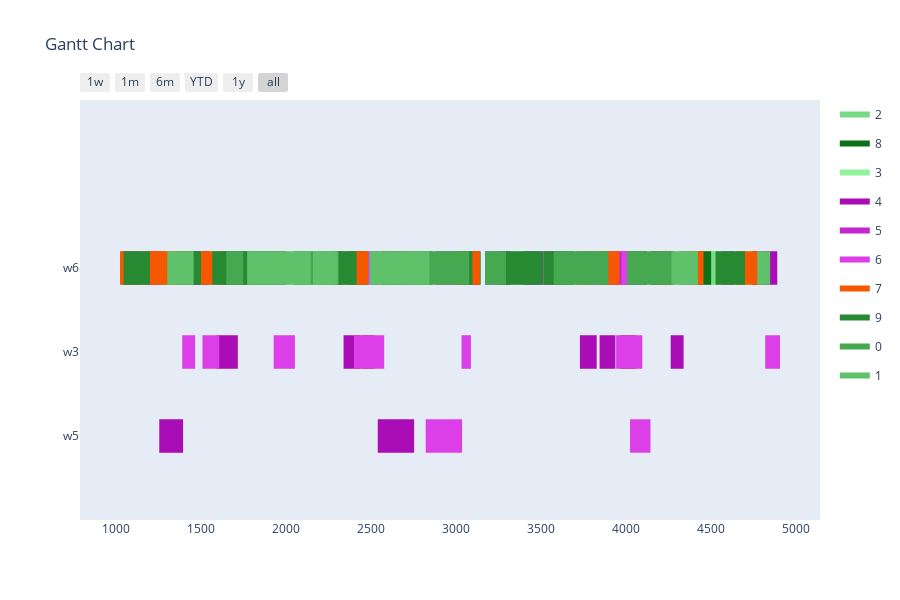

Notebook code cell kept with this figure:
### Markdown cell above
Makespan Evaluation

### Code cell
max_generations = 100
population_size = 10
offspring_amount = 20

optimizer = BaseGA(env)
optimizer.set_minimize()
optimizer.configure('makespan', 'twopointcrossover', 'roulettewheel', 'randomize')
last_time_slot = 5000
# set all delivery dates to last time slot
for order in orders:
    order[1] = last_time_slot
result, best_fitness_history, average_fitness_history, best_generation_history, feasible_gen = optimizer.optimize(orders, max_generations, earliest_time_slot, last_time_slot, population_size, offspring_amount, verbose=True)
workstation_assignments = reformat_result(result, orders, env)
visualize(workstation_assignments, best_fitness_history, average_fitness_history, best_generation_history, feasible_gen)

### Figure 1 — Plotly figure (JSON) as saved in the notebook; plotly's stock layout.template omitted (floating-point values rounded to 4 significant figures)
{"data": [{"fill": "toself", "fillcolor": "rgb(120, 219, 132)", "hoverinfo": "name", "legendgroup": "rgb(120, 219, 132)", "mode": "none", "name": "2", "type": "scatter", "x": [1538, 1778, 1778, 1538, 1538, 4424, 4547, 4547, 4424, 4424, 1887, 1975, 1975, 1887, 1887, 4742, 4847, 4847, 4742, 4742, 773, 886, 886, 773, 773, 212, 325, 325, 212, 212, 1587, 1692, 1692, 1587, 1587, 3223, 3403, 3403, 3223, 3223, 2051, 2166, 2166, 2051, 2051, 3526, 3618, 3618, 3526, 3526, 1810, 1930, 1930, 1810, 1810, 3713, 3905, 3905, 3713, 3713, 1698, 1908, 1908, 1698, 1698, 3604, 3709, 3709, 3604, 3604, 2366, 2576, 2576, 2366, 2366, 4543, 4631, 4631, 4543, 4543, 3342, 3455, 3455, 3342, 3342, 3507, 3657, 3657, 3507, 3507, 1474, 1594, 1594, 1474, 1474, 803, 918, 918, 803, 803, 3194, 3339, 3339, 3194, 3194, 2383, 2506, 2506, 2383, 2383, 871, 1081, 1081, 871], "y": [1.8, 1.8, 2.2, 2.2, null, 1.8, 1.8, 2.2, 2.2, null, 1.8, 1.8, 2.2, 2.2, null, 1.8, 1.8, 2.2, 2.2, null, 1.8, 1.8, 2.2, 2.2, null, 1.8, 1.8, 2.2, 2.2, null, 1.8, 1.8, 2.2, 2.2, null, 1.8, 1.8, 2.2, 2.2, null, 1.8, 1.8, 2.2, 2.2, null, 1.8, 1.8, 2.2, 2.2, null, 1.8, 1.8, 2.2, 2.2, null, 1.8, 1.8, 2.2, 2.2, null, 1.8, 1.8, 2.2, 2.2, null, 1.8, 1.8, 2.2, 2.2, null, 1.8, 1.8, 2.2, 2.2, null, 1.8, 1.8, 2.2, 2.2, null, 1.8, 1.8, 2.2, 2.2, null, 1.8, 1.8, 2.2, 2.2, null, 1.8, 1.8, 2.2, 2.2, null, 1.8, 1.8, 2.2, 2.2, null, 1.8, 1.8, 2.2, 2.2, null, 1.8, 1.8, 2.2, 2.2, null, 1.8, 1.8, 2.2, 2.2]}, {"fill": "toself", "fillcolor": "rgb(14, 113, 26)", "hoverinfo": "name", "legendgroup": "rgb(14, 113, 26)", "mode": "none", "name": "8", "type": "scatter", "x": [4012, 4122, 4122, 4012, 4012, 1281, 1345, 1345, 1281, 1281, 4031, 4086, 4086, 4031, 4031, 2288, 2411, 2411, 2288, 2288, 4356, 4500, 4500, 4356, 4356, 4151, 4276, 4276, 4151, 4151, 157, 204, 204, 157, 157, 1301, 1377, 1377, 1301, 1301, 2687, 2752, 2752, 2687, 2687, 2561, 2616, 2616, 2561, 2561, 434, 510, 510, 434, 434, 3057, 3144, 3144, 3057, 3057, 1617, 1682, 1682, 1617, 1617, 2359, 2484, 2484, 2359, 2359, 4757, 4833, 4833, 4757, 4757, 2674, 2818, 2818, 2674, 2674, 3988, 4111, 4111, 3988, 3988, 1318, 1383, 1383, 1318], "y": [1.8, 1.8, 2.2, 2.2, null, 1.8, 1.8, 2.2, 2.2, null, 1.8, 1.8, 2.2, 2.2, null, 1.8, 1.8, 2.2, 2.2, null, 1.8, 1.8, 2.2, 2.2, null, 1.8, 1.8, 2.2, 2.2, null, 1.8, 1.8, 2.2, 2.2, null, 1.8, 1.8, 2.2, 2.2, null, 1.8, 1.8, 2.2, 2.2, null, 1.8, 1.8, 2.2, 2.2, null, 1.8, 1.8, 2.2, 2.2, null, 1.8, 1.8, 2.2, 2.2, null, 1.8, 1.8, 2.2, 2.2, null, 1.8, 1.8, 2.2, 2.2, null, 1.8, 1.8, 2.2, 2.2, null, 1.8, 1.8, 2.2, 2.2, null, 1.8, 1.8, 2.2, 2.2, null, 1.8, 1.8, 2.2, 2.2]}, {"fill": "toself", "fillcolor": "rgb(145, 244, 157)", "hoverinfo": "name", "legendgroup": "rgb(145, 244, 157)", "mode": "none", "name": "3", "type": "scatter", "x": [3475, 3665, 3665, 3475, 3475, 216, 339, 339, 216, 216, 1288, 1388, 1388, 1288, 1288, 518, 678, 678, 518, 518, 1764, 1884, 1884, 1764, 1764, 1211, 1321, 1321, 1211, 1211, 1110, 1225, 1225, 1110, 1110, 2200, 2390, 2390, 2200, 2200, 624, 747, 747, 624, 624, 1448, 1601, 1601, 1448, 1448, 531, 593, 593, 531, 531, 3350, 3470, 3470, 3350, 3350, 384, 499, 499, 384, 384, 98, 228, 228, 98, 98, 562, 658, 658, 562, 562, 4242, 4432, 4432, 4242, 4242, 2913, 3098, 3098, 2913, 2913, 2611, 2711, 2711, 2611, 2611, 3824, 3977, 3977, 3824, 3824, 1045, 1160, 1160, 1045, 1045, 1780, 1903, 1903, 1780, 1780, 4688, 4788, 4788, 4688, 4688, 743, 843, 843, 743], "y": [1.8, 1.8, 2.2, 2.2, null, 1.8, 1.8, 2.2, 2.2, null, 1.8, 1.8, 2.2, 2.2, null, 1.8, 1.8, 2.2, 2.2, null, 1.8, 1.8, 2.2, 2.2, null, 1.8, 1.8, 2.2, 2.2, null, 1.8, 1.8, 2.2, 2.2, null, 1.8, 1.8, 2.2, 2.2, null, 1.8, 1.8, 2.2, 2.2, null, 1.8, 1.8, 2.2, 2.2, null, 1.8, 1.8, 2.2, 2.2, null, 1.8, 1.8, 2.2, 2.2, null, 1.8, 1.8, 2.2, 2.2, null, 1.8, 1.8, 2.2, 2.2, null, 1.8, 1.8, 2.2, 2.2, null, 1.8, 1.8, 2.2, 2.2, null, 1.8, 1.8, 2.2, 2.2, null, 1.8, 1.8, 2.2, 2.2, null, 1.8, 1.8, 2.2, 2.2, null, 1.8, 1.8, 2.2, 2.2, null, 1.8, 1.8, 2.2, 2.2, null, 1.8, 1.8, 2.2, 2.2, null, 1.8, 1.8, 2.2, 2.2]}, {"fill": "toself", "fillcolor": "rgb(170, 13, 182)", "hoverinfo": "name", "legendgroup": "rgb(170, 13, 182)", "mode": "none", "name": "4", "type": "scatter", "x": [1037, 1130, 1130, 1037, 1037, 1834, 1939, 1939, 1834, 1834, 3400, 3495, 3495, 3400, 3400, 4739, 4889, 4889, 4739, 4739, 1452, 1545, 1545, 1452, 1452, 775, 868, 868, 775, 775, 1647, 1742, 1742, 1647, 1647, 3466, 3616, 3616, 3466, 3466, 795, 861, 861, 795, 795, 2442, 2518, 2518, 2442, 2442, 3882, 3937, 3937, 3882, 3882, 3844, 3920, 3920, 3844, 3844, 126, 225, 225, 126, 126, 4262, 4338, 4338, 4262, 4262, 542, 692, 692, 542, 542, 3728, 3827, 3827, 3728, 3728, 2338, 2435, 2435, 2338, 2338, 1591, 1716, 1716, 1591, 1591, 3963, 4060, 4060, 3963, 3963, 2539, 2753, 2753, 2539, 2539, 1254, 1394, 1394, 1254], "y": [1.8, 1.8, 2.2, 2.2, null, 1.8, 1.8, 2.2, 2.2, null, 1.8, 1.8, 2.2, 2.2, null, 1.8, 1.8, 2.2, 2.2, null, 1.8, 1.8, 2.2, 2.2, null, 1.8, 1.8, 2.2, 2.2, null, 1.8, 1.8, 2.2, 2.2, null, 1.8, 1.8, 2.2, 2.2, null, 0.8, 0.8, 1.2, 1.2, null, 0.8, 0.8, 1.2, 1.2, null, 0.8, 0.8, 1.2, 1.2, null, 0.8, 0.8, 1.2, 1.2, null, 0.8, 0.8, 1.2, 1.2, null, 0.8, 0.8, 1.2, 1.2, null, 0.8, 0.8, 1.2, 1.2, null, 0.8, 0.8, 1.2, 1.2, null, 0.8, 0.8, 1.2, 1.2, null, 0.8, 0.8, 1.2, 1.2, null, 0.8, 0.8, 1.2, 1.2, null, -0.2, -0.2, 0.2, 0.2, null, -0.2, -0.2, 0.2, 0.2]}, {"fill": "toself", "fillcolor": "rgb(195, 38, 207)", "hoverinfo": "name", "legendgroup": "rgb(195, 38, 207)", "mode": "none", "name": "5", "type": "scatter", "x": [1221, 1276, 1276, 1221, 1221, 3869, 3992, 3992, 3869, 3869, 1343, 1465, 1465, 1343, 1343, 588, 711, 711, 588, 588, 2613, 2758, 2758, 2613, 2613, 4333, 4418, 4418, 4333, 4333, 219, 344, 344, 219, 219, 1180, 1257, 1257, 1180, 1180, 4141, 4285, 4285, 4141, 4141, 778, 900, 900, 778, 778, 2280, 2327, 2327, 2280, 2280, 2664, 2789, 2789, 2664, 2664, 4314, 4439, 4439, 4314, 4314, 98, 154, 154, 98, 98, 3029, 3115, 3115, 3029, 3029, 3769, 3913, 3913, 3769, 3769, 2881, 3025, 3025, 2881, 2881, 3174, 3319, 3319, 3174], "y": [1.8, 1.8, 2.2, 2.2, null, 1.8, 1.8, 2.2, 2.2, null, 1.8, 1.8, 2.2, 2.2, null, 1.8, 1.8, 2.2, 2.2, null, 1.8, 1.8, 2.2, 2.2, null, 1.8, 1.8, 2.2, 2.2, null, 1.8, 1.8, 2.2, 2.2, null, 1.8, 1.8, 2.2, 2.2, null, 1.8, 1.8, 2.2, 2.2, null, 1.8, 1.8, 2.2, 2.2, null, 1.8, 1.8, 2.2, 2.2, null, 1.8, 1.8, 2.2, 2.2, null, 1.8, 1.8, 2.2, 2.2, null, 1.8, 1.8, 2.2, 2.2, null, 1.8, 1.8, 2.2, 2.2, null, 1.8, 1.8, 2.2, 2.2, null, 1.8, 1.8, 2.2, 2.2, null, 1.8, 1.8, 2.2, 2.2]}, {"fill": "toself", "fillcolor": "rgb(220, 63, 232)", "hoverinfo": "name", "legendgroup": "rgb(220, 63, 232)", "mode": "none", "name": "6", "type": "scatter", "x": [240, 335, 335, 240, 240, 2957, 3041, 3041, 2957, 2957, 3972, 4038, 4038, 3972, 3972, 2454, 2549, 2549, 2454, 2454, 4568, 4634, 4634, 4568, 4568, 3479, 3629, 3629, 3479, 3479, 498, 603, 603, 498, 498, 3032, 3087, 3087, 3032, 3032, 3970, 4095, 4095, 3970, 3970, 1389, 1465, 1465, 1389, 1389, 3941, 3996, 3996, 3941, 3941, 4818, 4905, 4905, 4818, 4818, 1508, 1607, 1607, 1508, 1508, 621, 718, 718, 621, 621, 1927, 2052, 2052, 1927, 1927, 2399, 2577, 2577, 2399, 2399, 610, 707, 707, 610, 610, 689, 829, 829, 689, 689, 722, 842, 842, 722, 722, 2821, 3035, 3035, 2821, 2821, 4023, 4143, 4143, 4023], "y": [1.8, 1.8, 2.2, 2.2, null, 1.8, 1.8, 2.2, 2.2, null, 1.8, 1.8, 2.2, 2.2, null, 1.8, 1.8, 2.2, 2.2, null, 1.8, 1.8, 2.2, 2.2, null, 1.8, 1.8, 2.2, 2.2, null, 1.8, 1.8, 2.2, 2.2, null, 0.8, 0.8, 1.2, 1.2, null, 0.8, 0.8, 1.2, 1.2, null, 0.8, 0.8, 1.2, 1.2, null, 0.8, 0.8, 1.2, 1.2, null, 0.8, 0.8, 1.2, 1.2, null, 0.8, 0.8, 1.2, 1.2, null, 0.8, 0.8, 1.2, 1.2, null, 0.8, 0.8, 1.2, 1.2, null, 0.8, 0.8, 1.2, 1.2, null, 0.8, 0.8, 1.2, 1.2, null, -0.2, -0.2, 0.2, 0.2, null, -0.2, -0.2, 0.2, 0.2, null, -0.2, -0.2, 0.2, 0.2, null, -0.2, -0.2, 0.2, 0.2]}, {"fill": "toself", "fillcolor": "rgb(245, 88, 1)", "hoverinfo": "name", "legendgroup": "rgb(245, 88, 1)", "mode": "none", "name": "7", "type": "scatter", "x": [4368, 4455, 4455, 4368, 4368, 901, 1023, 1023, 901, 901, 745, 867, 867, 745, 745, 2760, 2837, 2837, 2760, 2760, 2359, 2482, 2482, 2359, 2359, 652, 699, 699, 652, 652, 4719, 4805, 4805, 4719, 4719, 3839, 3961, 3961, 3839, 3839, 1411, 1497, 1497, 1411, 1411, 4691, 4747, 4747, 4691, 4691, 4185, 4250, 4250, 4185, 4185, 2260, 2337, 2337, 2260, 2260, 529, 616, 616, 529, 529, 3706, 3782, 3782, 3706, 3706, 4745, 4810, 4810, 4745, 4745, 1806, 1853, 1853, 1806, 1806, 3015, 3140, 3140, 3015, 3015, 4642, 4707, 4707, 4642], "y": [1.8, 1.8, 2.2, 2.2, null, 1.8, 1.8, 2.2, 2.2, null, 1.8, 1.8, 2.2, 2.2, null, 1.8, 1.8, 2.2, 2.2, null, 1.8, 1.8, 2.2, 2.2, null, 1.8, 1.8, 2.2, 2.2, null, 1.8, 1.8, 2.2, 2.2, null, 1.8, 1.8, 2.2, 2.2, null, 1.8, 1.8, 2.2, 2.2, null, 1.8, 1.8, 2.2, 2.2, null, 1.8, 1.8, 2.2, 2.2, null, 1.8, 1.8, 2.2, 2.2, null, 1.8, 1.8, 2.2, 2.2, null, 1.8, 1.8, 2.2, 2.2, null, 1.8, 1.8, 2.2, 2.2, null, 1.8, 1.8, 2.2, 2.2, null, 1.8, 1.8, 2.2, 2.2, null, 1.8, 1.8, 2.2, 2.2]}, {"fill": "toself", "fillcolor": "rgb(39, 138, 51)", "hoverinfo": "name", "legendgroup": "rgb(39, 138, 51)", "mode": "none", "name": "9", "type": "scatter", "x": [1199, 1363, 1363, 1199, 1199, 785, 850, 850, 785, 785, 3009, 3096, 3096, 3009, 3009, 1363, 1499, 1499, 1363, 1363, 3350, 3514, 3514, 3350, 3350, 2771, 2858, 2858, 2771, 2771, 2279, 2415, 2415, 2279, 2279, 3517, 3690, 3690, 3517, 3517, 902, 1044, 1044, 902, 902, 1352, 1488, 1488, 1352, 1352, 4526, 4699, 4699, 4526, 4526, 2613, 2679, 2679, 2613, 2613, 1352, 1566, 1566, 1352, 1352, 3251, 3476, 3476, 3251, 3251, 186, 251, 251, 186], "y": [1.8, 1.8, 2.2, 2.2, null, 1.8, 1.8, 2.2, 2.2, null, 1.8, 1.8, 2.2, 2.2, null, 1.8, 1.8, 2.2, 2.2, null, 1.8, 1.8, 2.2, 2.2, null, 1.8, 1.8, 2.2, 2.2, null, 1.8, 1.8, 2.2, 2.2, null, 1.8, 1.8, 2.2, 2.2, null, 1.8, 1.8, 2.2, 2.2, null, 1.8, 1.8, 2.2, 2.2, null, 1.8, 1.8, 2.2, 2.2, null, 1.8, 1.8, 2.2, 2.2, null, 1.8, 1.8, 2.2, 2.2, null, 1.8, 1.8, 2.2, 2.2, null, 1.8, 1.8, 2.2, 2.2]}, {"fill": "toself", "fillcolor": "rgb(70, 169, 82)", "hoverinfo": "name", "legendgroup": "rgb(70, 169, 82)", "mode": "none", "name": "0", "type": "scatter", "x": [2964, 3077, 3077, 2964, 2964, 4090, 4190, 4190, 4090, 4090, 2218, 2310, 2310, 2218, 2218, 663, 873, 873, 663, 663, 2873, 3006, 3006, 2873, 2873, 2792, 2907, 2907, 2792, 2792, 1648, 1748, 1748, 1648, 1648, 523, 643, 643, 523, 523, 697, 810, 810, 697, 697, 525, 617, 617, 525, 525, 3574, 3674, 3674, 3574, 3574, 2046, 2216, 2216, 2046, 2046, 2713, 2923, 2923, 2713, 2713, 227, 467, 467, 227, 227, 3712, 3842, 3842, 3712, 3712, 3705, 3825, 3825, 3705, 3705, 4162, 4282, 4282, 4162, 4162, 3627, 3807, 3807, 3627, 3627, 4050, 4195, 4195, 4050, 4050, 3170, 3293, 3293, 3170, 3170, 4005, 4185, 4185, 4005, 4005, 4125, 4255, 4255, 4125, 4125, 3775, 3895, 3895, 3775], "y": [1.8, 1.8, 2.2, 2.2, null, 1.8, 1.8, 2.2, 2.2, null, 1.8, 1.8, 2.2, 2.2, null, 1.8, 1.8, 2.2, 2.2, null, 1.8, 1.8, 2.2, 2.2, null, 1.8, 1.8, 2.2, 2.2, null, 1.8, 1.8, 2.2, 2.2, null, 1.8, 1.8, 2.2, 2.2, null, 1.8, 1.8, 2.2, 2.2, null, 1.8, 1.8, 2.2, 2.2, null, 1.8, 1.8, 2.2, 2.2, null, 1.8, 1.8, 2.2, 2.2, null, 1.8, 1.8, 2.2, 2.2, null, 1.8, 1.8, 2.2, 2.2, null, 1.8, 1.8, 2.2, 2.2, null, 1.8, 1.8, 2.2, 2.2, null, 1.8, 1.8, 2.2, 2.2, null, 1.8, 1.8, 2.2, 2.2, null, 1.8, 1.8, 2.2, 2.2, null, 1.8, 1.8, 2.2, 2.2, null, 1.8, 1.8, 2.2, 2.2, null, 1.8, 1.8, 2.2, 2.2, null, 1.8, 1.8, 2.2, 2.2]}, {"fill": "toself", "fillcolor": "rgb(95, 194, 107)", "hoverinfo": "name", "legendgroup": "rgb(95, 194, 107)", "mode": "none", "name": "1", "type": "scatter", "x": [215, 291, 291, 215, 215, 1977, 2141, 2141, 1977, 1977, 2068, 2144, 2144, 2068, 2068, 1301, 1456, 1456, 1301, 1301, 254, 468, 468, 254, 254, 4267, 4422, 4422, 4267, 4267, 2158, 2303, 2303, 2158, 2158, 285, 361, 361, 285, 285, 165, 338, 338, 165, 165, 659, 746, 746, 659, 659, 2490, 2740, 2740, 2490, 2490, 1771, 1935, 1935, 1771, 1771, 2670, 2843, 2843, 2670, 2670, 1923, 1999, 1999, 1923, 1923, 4771, 4847, 4847, 4771], "y": [1.8, 1.8, 2.2, 2.2, null, 1.8, 1.8, 2.2, 2.2, null, 1.8, 1.8, 2.2, 2.2, null, 1.8, 1.8, 2.2, 2.2, null, 1.8, 1.8, 2.2, 2.2, null, 1.8, 1.8, 2.2, 2.2, null, 1.8, 1.8, 2.2, 2.2, null, 1.8, 1.8, 2.2, 2.2, null, 1.8, 1.8, 2.2, 2.2, null, 1.8, 1.8, 2.2, 2.2, null, 1.8, 1.8, 2.2, 2.2, null, 1.8, 1.8, 2.2, 2.2, null, 1.8, 1.8, 2.2, 2.2, null, 1.8, 1.8, 2.2, 2.2, null, 1.8, 1.8, 2.2, 2.2]}, {"legendgroup": "rgb(120, 219, 132)", "marker": {"color": "rgb(120, 219, 132)", "opacity": 0, "size": 1}, "mode": "markers", "name": "", "showlegend": false, "text": [null, null, null, null, null, null, null, null, null, null, null, null, null, null, null, null, null, null, null, null, null, null, null, null, null, null, null, null, null, null, null, null, null, null, null, null, null, null, null, null, null, null, null, null, null, null], "type": "scatter", "x": [1538, 1778, 4424, 4547, 1887, 1975, 4742, 4847, 773, 886, 212, 325, 1587, 1692, 3223, 3403, 2051, 2166, 3526, 3618, 1810, 1930, 3713, 3905, 1698, 1908, 3604, 3709, 2366, 2576, 4543, 4631, 3342, 3455, 3507, 3657, 1474, 1594, 803, 918, 3194, 3339, 2383, 2506, 871, 1081], "y": [2, 2, 2, 2, 2, 2, 2, 2, 2, 2, 2, 2, 2, 2, 2, 2, 2, 2, 2, 2, 2, 2, 2, 2, 2, 2, 2, 2, 2, 2, 2, 2, 2, 2, 2, 2, 2, 2, 2, 2, 2, 2, 2, 2, 2, 2]}, {"legendgroup": "rgb(14, 113, 26)", "marker": {"color": "rgb(14, 113, 26)", "opacity": 0, "size": 1}, "mode": "markers", "name": "", "showlegend": false, "text": [null, null, null, null, null, null, null, null, null, null, null, null, null, null, null, null, null, null, null, null, null, null, null, null, null, null, null, null, null, null, null, null, null, null, null, null], "type": "scatter", "x": [4012, 4122, 1281, 1345, 4031, 4086, 2288, 2411, 4356, 4500, 4151, 4276, 157, 204, 1301, 1377, 2687, 2752, 2561, 2616, 434, 510, 3057, 3144, 1617, 1682, 2359, 2484, 4757, 4833, 2674, 2818, 3988, 4111, 1318, 1383], "y": [2, 2, 2, 2, 2, 2, 2, 2, 2, 2, 2, 2, 2, 2, 2, 2, 2, 2, 2, 2, 2, 2, 2, 2, 2, 2, 2, 2, 2, 2, 2, 2, 2, 2, 2, 2]}, {"legendgroup": "rgb(145, 244, 157)", "marker": {"color": "rgb(145, 244, 157)", "opacity": 0, "size": 1}, "mode": "markers", "name": "", "showlegend": false, "text": [null, null, null, null, null, null, null, null, null, null, null, null, null, null, null, null, null, null, null, null, null, null, null, null, null, null, null, null, null, null, null, null, null, null, null, null, null, null, null, null, null, null, null, null, null, null], "type": "scatter", "x": [3475, 3665, 216, 339, 1288, 1388, 518, 678, 1764, 1884, 1211, 1321, 1110, 1225, 2200, 2390, 624, 747, 1448, 1601, 531, 593, 3350, 3470, 384, 499, 98, 228, 562, 658, 4242, 4432, 2913, 3098, 2611, 2711, 3824, 3977, 1045, 1160, 1780, 1903, 4688, 4788, 743, 843], "y": [2, 2, 2, 2, 2, 2, 2, 2, 2, 2, 2, 2, 2, 2, 2, 2, 2, 2, 2, 2, 2, 2, 2, 2, 2, 2, 2, 2, 2, 2, 2, 2, 2, 2, 2, 2, 2, 2, 2, 2, 2, 2, 2, 2, 2, 2]}, {"legendgroup": "rgb(170, 13, 182)", "marker": {"color": "rgb(170, 13, 182)", "opacity": 0, "size": 1}, "mode": "markers", "name": "", "showlegend": false, "text": [null, null, null, null, null, null, null, null, null, null, null, null, null, null, null, null, null, null, null, null, null, null, null, null, null, null, null, null, null, null, null, null, null, null, null, null, null, null, null, null, null, null], "type": "scatter", "x": [1037, 1130, 1834, 1939, 3400, 3495, 4739, 4889, 1452, 1545, 775, 868, 1647, 1742, 3466, 3616, 795, 861, 2442, 2518, 3882, 3937, 3844, 3920, 126, 225, 4262, 4338, 542, 692, 3728, 3827, 2338, 2435, 1591, 1716, 3963, 4060, 2539, 2753, 1254, 1394], "y": [2, 2, 2, 2, 2, 2, 2, 2, 2, 2, 2, 2, 2, 2, 2, 2, 1, 1, 1, 1, 1, 1, 1, 1, 1, 1, 1, 1, 1, 1, 1, 1, 1, 1, 1, 1, 1, 1, 0, 0, 0, 0]}, {"legendgroup": "rgb(195, 38, 207)", "marker": {"color": "rgb(195, 38, 207)", "opacity": 0, "size": 1}, "mode": "markers", "name": "", "showlegend": false, "text": [null, null, null, null, null, null, null, null, null, null, null, null, null, null, null, null, null, null, null, null, null, null, null, null, null, null, null, null, null, null, null, null, null, null, null, null], "type": "scatter", "x": [1221, 1276, 3869, 3992, 1343, 1465, 588, 711, 2613, 2758, 4333, 4418, 219, 344, 1180, 1257, 4141, 4285, 778, 900, 2280, 2327, 2664, 2789, 4314, 4439, 98, 154, 3029, 3115, 3769, 3913, 2881, 3025, 3174, 3319], "y": [2, 2, 2, 2, 2, 2, 2, 2, 2, 2, 2, 2, 2, 2, 2, 2, 2, 2, 2, 2, 2, 2, 2, 2, 2, 2, 2, 2, 2, 2, 2, 2, 2, 2, 2, 2]}, {"legendgroup": "rgb(220, 63, 232)", "marker": {"color": "rgb(220, 63, 232)", "opacity": 0, "size": 1}, "mode": "markers", "name": "", "showlegend": false, "text": [null, null, null, null, null, null, null, null, null, null, null, null, null, null, null, null, null, null, null, null, null, null, null, null, null, null, null, null, null, null, null, null, null, null, null, null, null, null, null, null, null, null], "type": "scatter", "x": [240, 335, 2957, 3041, 3972, 4038, 2454, 2549, 4568, 4634, 3479, 3629, 498, 603, 3032, 3087, 3970, 4095, 1389, 1465, 3941, 3996, 4818, 4905, 1508, 1607, 621, 718, 1927, 2052, 2399, 2577, 610, 707, 689, 829, 722, 842, 2821, 3035, 4023, 4143], "y": [2, 2, 2, 2, 2, 2, 2, 2, 2, 2, 2, 2, 2, 2, 1, 1, 1, 1, 1, 1, 1, 1, 1, 1, 1, 1, 1, 1, 1, 1, 1, 1, 1, 1, 0, 0, 0, 0, 0, 0, 0, 0]}, {"legendgroup": "rgb(245, 88, 1)", "marker": {"color": "rgb(245, 88, 1)", "opacity": 0, "size": 1}, "mode": "markers", "name": "", "showlegend": false, "text": [null, null, null, null, null, null, null, null, null, null, null, null, null, null, null, null, null, null, null, null, null, null, null, null, null, null, null, null, null, null, null, null, null, null, null, null], "type": "scatter", "x": [4368, 4455, 901, 1023, 745, 867, 2760, 2837, 2359, 2482, 652, 699, 4719, 4805, 3839, 3961, 1411, 1497, 4691, 4747, 4185, 4250, 2260, 2337, 529, 616, 3706, 3782, 4745, 4810, 1806, 1853, 3015, 3140, 4642, 4707], "y": [2, 2, 2, 2, 2, 2, 2, 2, 2, 2, 2, 2, 2, 2, 2, 2, 2, 2, 2, 2, 2, 2, 2, 2, 2, 2, 2, 2, 2, 2, 2, 2, 2, 2, 2, 2]}, {"legendgroup": "rgb(39, 138, 51)", "marker": {"color": "rgb(39, 138, 51)", "opacity": 0, "size": 1}, "mode": "markers", "name": "", "showlegend": false, "text": [null, null, null, null, null, null, null, null, null, null, null, null, null, null, null, null, null, null, null, null, null, null, null, null, null, null, null, null, null, null], "type": "scatter", "x": [1199, 1363, 785, 850, 3009, 3096, 1363, 1499, 3350, 3514, 2771, 2858, 2279, 2415, 3517, 3690, 902, 1044, 1352, 1488, 4526, 4699, 2613, 2679, 1352, 1566, 3251, 3476, 186, 251], "y": [2, 2, 2, 2, 2, 2, 2, 2, 2, 2, 2, 2, 2, 2, 2, 2, 2, 2, 2, 2, 2, 2, 2, 2, 2, 2, 2, 2, 2, 2]}, {"legendgroup": "rgb(70, 169, 82)", "marker": {"color": "rgb(70, 169, 82)", "opacity": 0, "size": 1}, "mode": "markers", "name": "", "showlegend": false, "text": [null, null, null, null, null, null, null, null, null, null, null, null, null, null, null, null, null, null, null, null, null, null, null, null, null, null, null, null, null, null, null, null, null, null, null, null, null, null, null, null, null, null, null, null, null, null], "type": "scatter", "x": [2964, 3077, 4090, 4190, 2218, 2310, 663, 873, 2873, 3006, 2792, 2907, 1648, 1748, 523, 643, 697, 810, 525, 617, 3574, 3674, 2046, 2216, 2713, 2923, 227, 467, 3712, 3842, 3705, 3825, 4162, 4282, 3627, 3807, 4050, 4195, 3170, 3293, 4005, 4185, 4125, 4255, 3775, 3895], "y": [2, 2, 2, 2, 2, 2, 2, 2, 2, 2, 2, 2, 2, 2, 2, 2, 2, 2, 2, 2, 2, 2, 2, 2, 2, 2, 2, 2, 2, 2, 2, 2, 2, 2, 2, 2, 2, 2, 2, 2, 2, 2, 2, 2, 2, 2]}, {"legendgroup": "rgb(95, 194, 107)", "marker": {"color": "rgb(95, 194, 107)", "opacity": 0, "size": 1}, "mode": "markers", "name": "", "showlegend": false, "text": [null, null, null, null, null, null, null, null, null, null, null, null, null, null, null, null, null, null, null, null, null, null, null, null, null, null, null, null, null, null], "type": "scatter", "x": [215, 291, 1977, 2141, 2068, 2144, 1301, 1456, 254, 468, 4267, 4422, 2158, 2303, 285, 361, 165, 338, 659, 746, 2490, 2740, 1771, 1935, 2670, 2843, 1923, 1999, 4771, 4847], "y": [2, 2, 2, 2, 2, 2, 2, 2, 2, 2, 2, 2, 2, 2, 2, 2, 2, 2, 2, 2, 2, 2, 2, 2, 2, 2, 2, 2, 2, 2]}], "layout": {"height": 600, "hovermode": "closest", "showlegend": true, "title": {"text": "Gantt Chart"}, "xaxis": {"rangeselector": {"buttons": [{"count": 7, "label": "1w", "step": "day", "stepmode": "backward"}, {"count": 1, "label": "1m", "step": "month", "stepmode": "backward"}, {"count": 6, "label": "6m", "step": "month", "stepmode": "backward"}, {"count": 1, "label": "YTD", "step": "year", "stepmode": "todate"}, {"count": 1, "label": "1y", "step": "year", "stepmode": "backward"}, {"step": "all"}]}, "showgrid": false, "type": "date", "zeroline": false}, "yaxis": {"autorange": false, "range": [-1, 4], "showgrid": false, "ticktext": ["w5", "w3", "w6"], "tickvals": [0, 1, 2], "zeroline": false}}}
